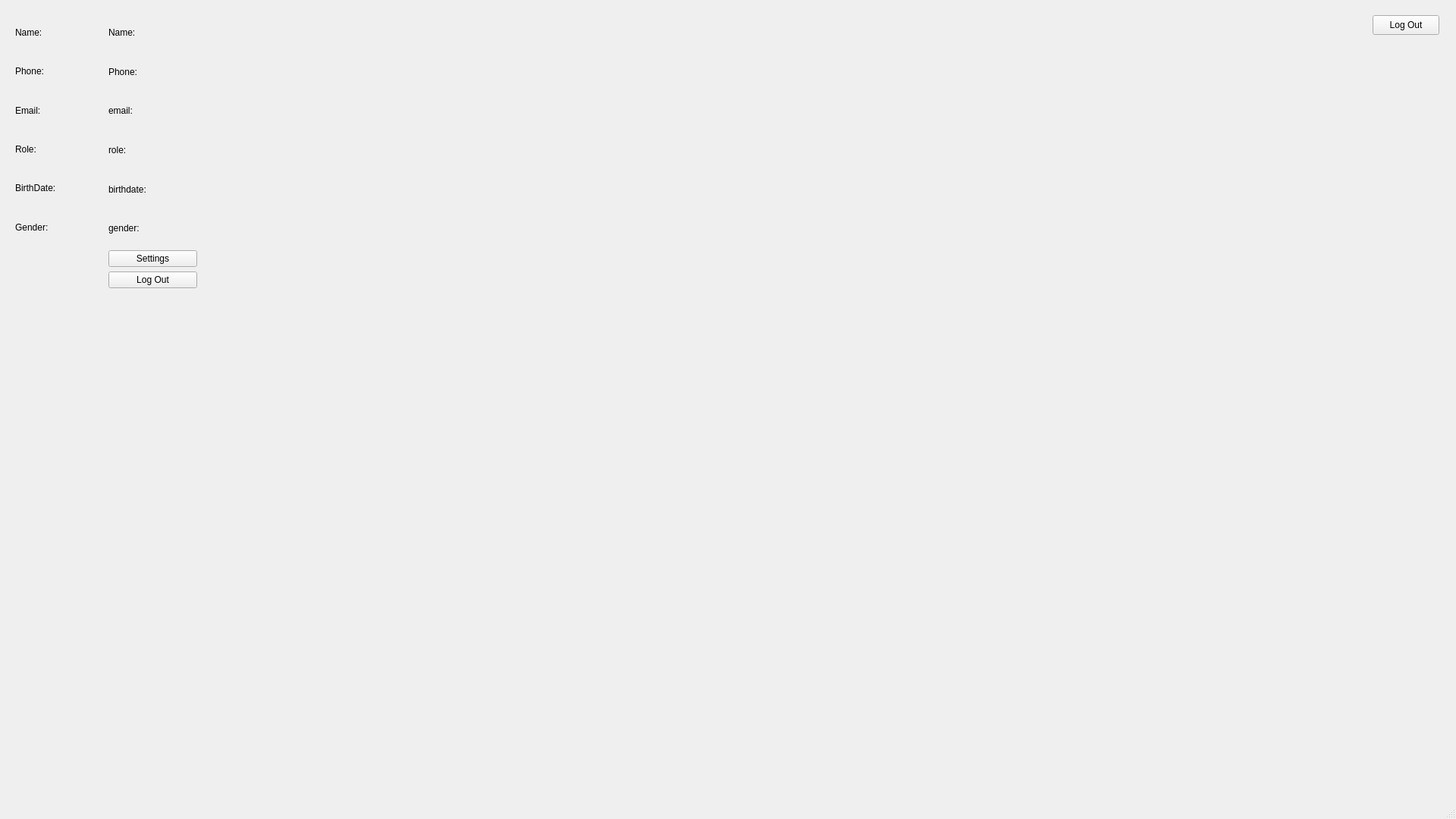
<?xml version="1.0" encoding="UTF-8"?>
<ui version="4.0">
 <class>MainWindow</class>
 <widget class="QMainWindow" name="MainWindow">
  <property name="geometry">
   <rect>
    <x>0</x>
    <y>0</y>
    <width>1920</width>
    <height>1080</height>
   </rect>
  </property>
  <property name="windowTitle">
   <string>MainWindow</string>
  </property>
  <widget class="QWidget" name="centralwidget">
   <widget class="QPushButton" name="logoutButton">
    <property name="geometry">
     <rect>
      <x>1810</x>
      <y>20</y>
      <width>88</width>
      <height>26</height>
     </rect>
    </property>
    <property name="text">
     <string>Log Out</string>
    </property>
   </widget>
   <widget class="QToolButton" name="toolButton">
    <property name="geometry">
     <rect>
      <x>20</x>
      <y>20</y>
      <width>120</width>
      <height>40</height>
     </rect>
    </property>
    <property name="sizePolicy">
     <sizepolicy hsizetype="MinimumExpanding" vsizetype="Preferred">
      <horstretch>0</horstretch>
      <verstretch>0</verstretch>
     </sizepolicy>
    </property>
    <property name="text">
     <string>Dentist</string>
    </property>
    <property name="checkable">
     <bool>false</bool>
    </property>
    <property name="popupMode">
     <enum>QToolButton::InstantPopup</enum>
    </property>
   </widget>
   <widget class="QWidget" name="userInfoPopup" native="true">
    <property name="enabled">
     <bool>true</bool>
    </property>
    <property name="geometry">
     <rect>
      <x>20</x>
      <y>20</y>
      <width>240</width>
      <height>360</height>
     </rect>
    </property>
    <property name="autoFillBackground">
     <bool>true</bool>
    </property>
    <layout class="QHBoxLayout" name="horizontalLayout">
     <item>
      <layout class="QVBoxLayout" name="verticalLayout">
       <item>
        <widget class="QLabel" name="label">
         <property name="text">
          <string>Name:</string>
         </property>
        </widget>
       </item>
       <item>
        <widget class="QLabel" name="label_4">
         <property name="text">
          <string>Phone:</string>
         </property>
        </widget>
       </item>
       <item>
        <widget class="QLabel" name="label_5">
         <property name="text">
          <string>Email:</string>
         </property>
        </widget>
       </item>
       <item>
        <widget class="QLabel" name="label_6">
         <property name="text">
          <string>Role:</string>
         </property>
        </widget>
       </item>
       <item>
        <widget class="QLabel" name="label_3">
         <property name="text">
          <string>BirthDate:</string>
         </property>
        </widget>
       </item>
       <item>
        <widget class="QLabel" name="label_2">
         <property name="text">
          <string>Gender:</string>
         </property>
        </widget>
       </item>
       <item>
        <spacer name="verticalSpacer">
         <property name="orientation">
          <enum>Qt::Vertical</enum>
         </property>
         <property name="sizeType">
          <enum>QSizePolicy::Fixed</enum>
         </property>
         <property name="sizeHint" stdset="0">
          <size>
           <width>20</width>
           <height>58</height>
          </size>
         </property>
        </spacer>
       </item>
      </layout>
     </item>
     <item>
      <layout class="QVBoxLayout" name="verticalLayout_3">
       <item>
        <widget class="QLabel" name="nameLabel">
         <property name="text">
          <string>Name:</string>
         </property>
        </widget>
       </item>
       <item>
        <widget class="QLabel" name="phoneLabel">
         <property name="text">
          <string>Phone:</string>
         </property>
        </widget>
       </item>
       <item>
        <widget class="QLabel" name="emailLabel">
         <property name="text">
          <string>email:</string>
         </property>
        </widget>
       </item>
       <item>
        <widget class="QLabel" name="roleLabel">
         <property name="text">
          <string>role:</string>
         </property>
        </widget>
       </item>
       <item>
        <widget class="QLabel" name="birthdateLabel">
         <property name="text">
          <string>birthdate:</string>
         </property>
        </widget>
       </item>
       <item>
        <widget class="QLabel" name="genderLabel">
         <property name="text">
          <string>gender:</string>
         </property>
        </widget>
       </item>
       <item>
        <widget class="QPushButton" name="editInfoButton">
         <property name="text">
          <string>Settings</string>
         </property>
        </widget>
       </item>
       <item>
        <widget class="QPushButton" name="logoutButton_2">
         <property name="text">
          <string>Log Out</string>
         </property>
        </widget>
       </item>
      </layout>
     </item>
    </layout>
   </widget>
  </widget>
  <widget class="QMenuBar" name="menubar">
   <property name="geometry">
    <rect>
     <x>0</x>
     <y>0</y>
     <width>1920</width>
     <height>23</height>
    </rect>
   </property>
  </widget>
  <widget class="QStatusBar" name="statusbar"/>
 </widget>
 <resources/>
 <connections/>
</ui>
